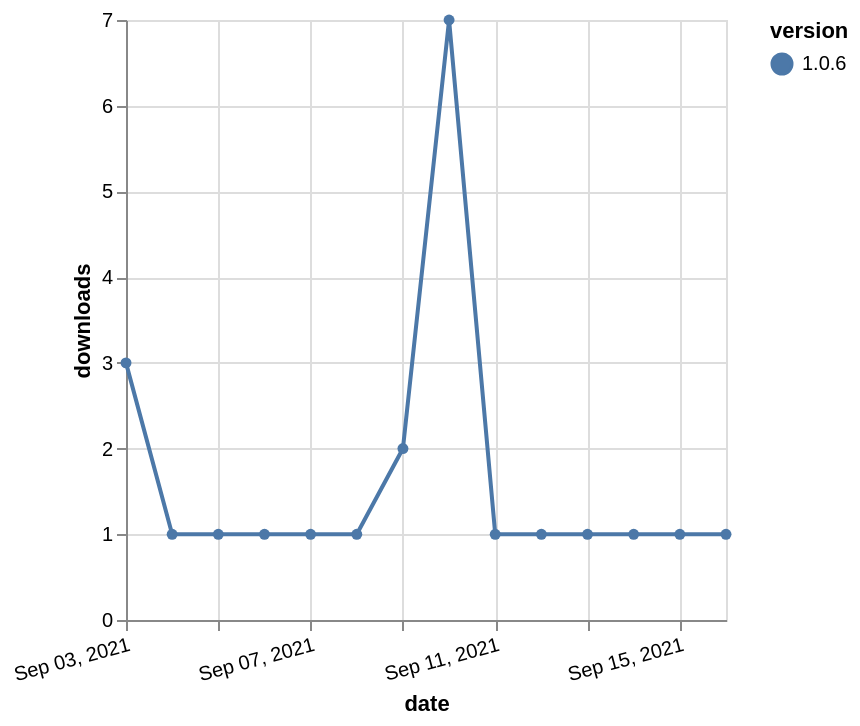

Vega-Lite specification stored for this chart:
### Vega-Lite specification from a JSON file in a GitHub repository (floating-point values rounded to 4 significant figures)
{"$schema": "https://vega.github.io/schema/vega-lite/v5.json", "description": "A simple bar chart with embedded data.", "data": {"values": [{"date": "2021-09-03", "total": 630, "delta": 3, "version": "1.0.6"}, {"date": "2021-09-04", "total": 631, "delta": 1, "version": "1.0.6"}, {"date": "2021-09-05", "total": 632, "delta": 1, "version": "1.0.6"}, {"date": "2021-09-06", "total": 633, "delta": 1, "version": "1.0.6"}, {"date": "2021-09-07", "total": 634, "delta": 1, "version": "1.0.6"}, {"date": "2021-09-08", "total": 635, "delta": 1, "version": "1.0.6"}, {"date": "2021-09-09", "total": 637, "delta": 2, "version": "1.0.6"}, {"date": "2021-09-10", "total": 644, "delta": 7, "version": "1.0.6"}, {"date": "2021-09-11", "total": 645, "delta": 1, "version": "1.0.6"}, {"date": "2021-09-12", "total": 646, "delta": 1, "version": "1.0.6"}, {"date": "2021-09-13", "total": 647, "delta": 1, "version": "1.0.6"}, {"date": "2021-09-14", "total": 648, "delta": 1, "version": "1.0.6"}, {"date": "2021-09-15", "total": 649, "delta": 1, "version": "1.0.6"}, {"date": "2021-09-16", "total": 650, "delta": 1, "version": "1.0.6"}]}, "width": "container", "mark": {"type": "line", "point": {"filled": true}}, "encoding": {"x": {"field": "date", "type": "temporal", "timeUnit": "yearmonthdate", "title": "date", "axis": {"labelAngle": -15}}, "y": {"field": "delta", "type": "quantitative", "title": "downloads"}, "color": {"field": "version", "type": "nominal"}, "tooltip": {"field": "delta"}}}
